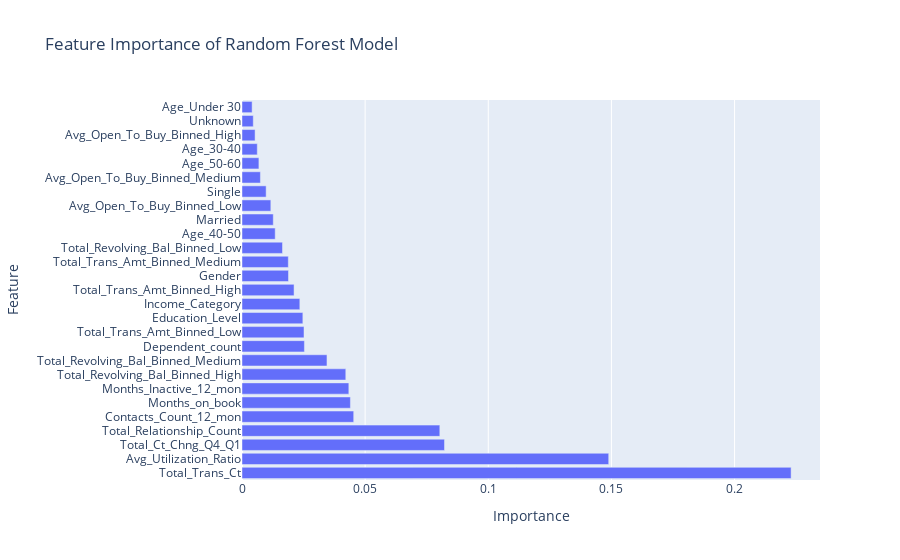

Notebook source saved alongside this figure:
### Code cell
# BEGIN: Visualizing Feature Importance of Random Forest
import plotly.express as px

# Get feature importances from the Random Forest model
importances = rf.feature_importances_
feature_names = X.columns

# Create a DataFrame for visualization
importance_df = pd.DataFrame({'Feature': feature_names, 'Importance': importances})
importance_df = importance_df.sort_values(by='Importance', ascending=False)

# Plotting
fig = px.bar(importance_df, x='Importance', y='Feature', title='Feature Importance of Random Forest Model', orientation='h')
fig.show()
# END:

### Figure 1 — Plotly figure (JSON) as saved in the notebook; plotly's stock layout.template omitted (floating-point values rounded to 4 significant figures)
{"data": [{"hovertemplate": "Importance=%{x}<br>Feature=%{y}<extra></extra>", "legendgroup": "", "marker": {"color": "#636efa", "pattern": {"shape": ""}}, "name": "", "orientation": "h", "showlegend": false, "textposition": "auto", "type": "bar", "x": [0.223, 0.1489, 0.08222, 0.08032, 0.04535, 0.04402, 0.04338, 0.04214, 0.0345, 0.02535, 0.02518, 0.02471, 0.02348, 0.02114, 0.01888, 0.01881, 0.01644, 0.01348, 0.0127, 0.01171, 0.009801, 0.007472, 0.006866, 0.006203, 0.005311, 0.004578, 0.004108], "xaxis": "x", "y": ["Total_Trans_Ct", "Avg_Utilization_Ratio", "Total_Ct_Chng_Q4_Q1", "Total_Relationship_Count", "Contacts_Count_12_mon", "Months_on_book", "Months_Inactive_12_mon", "Total_Revolving_Bal_Binned_High", "Total_Revolving_Bal_Binned_Medium", "Dependent_count", "Total_Trans_Amt_Binned_Low", "Education_Level", "Income_Category", "Total_Trans_Amt_Binned_High", "Gender", "Total_Trans_Amt_Binned_Medium", "Total_Revolving_Bal_Binned_Low", "Age_40-50", "Married", "Avg_Open_To_Buy_Binned_Low", "Single", "Avg_Open_To_Buy_Binned_Medium", "Age_50-60", "Age_30-40", "Avg_Open_To_Buy_Binned_High", "Unknown", "Age_Under 30"], "yaxis": "y"}], "layout": {"barmode": "relative", "legend": {"tracegroupgap": 0}, "title": {"text": "Feature Importance of Random Forest Model"}, "xaxis": {"anchor": "y", "domain": [0, 1], "title": {"text": "Importance"}}, "yaxis": {"anchor": "x", "domain": [0, 1], "title": {"text": "Feature"}}}}
